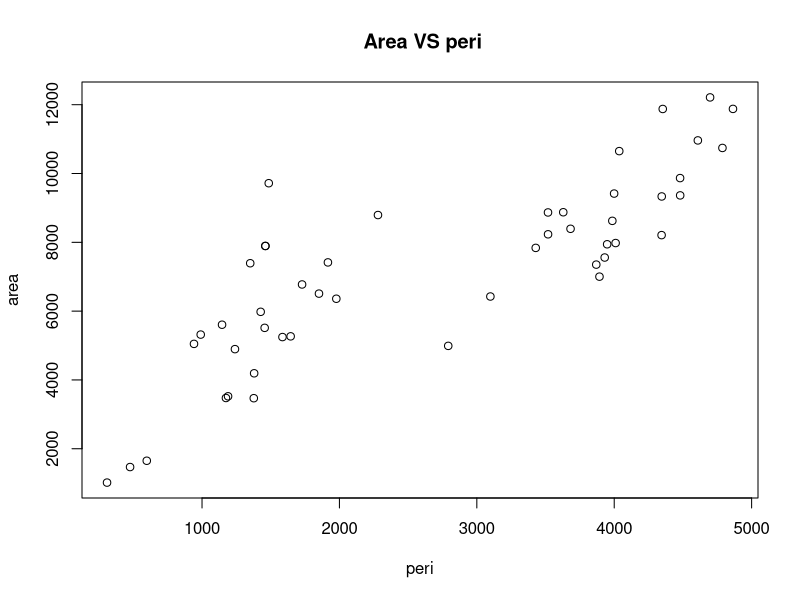
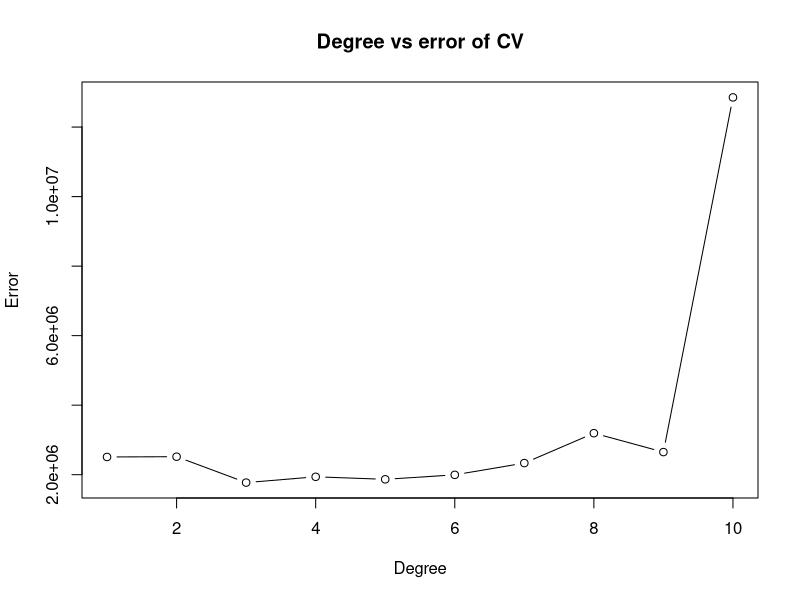
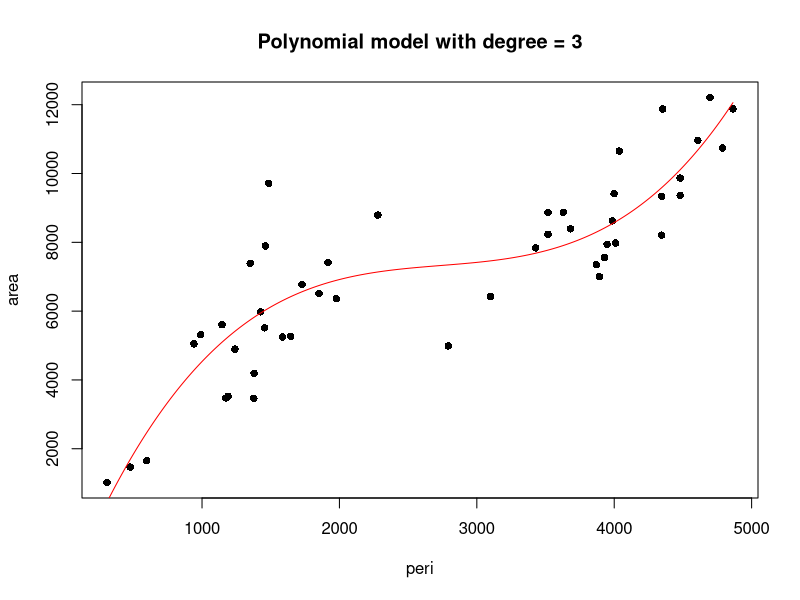
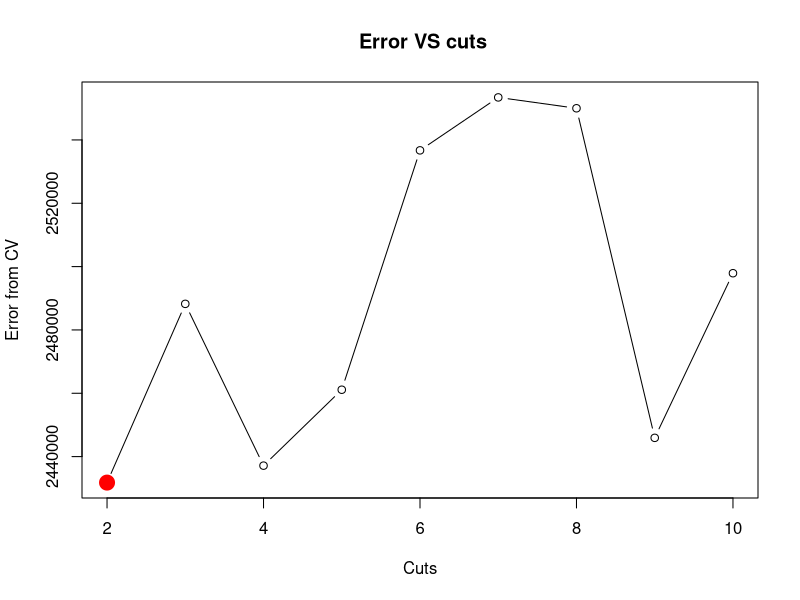
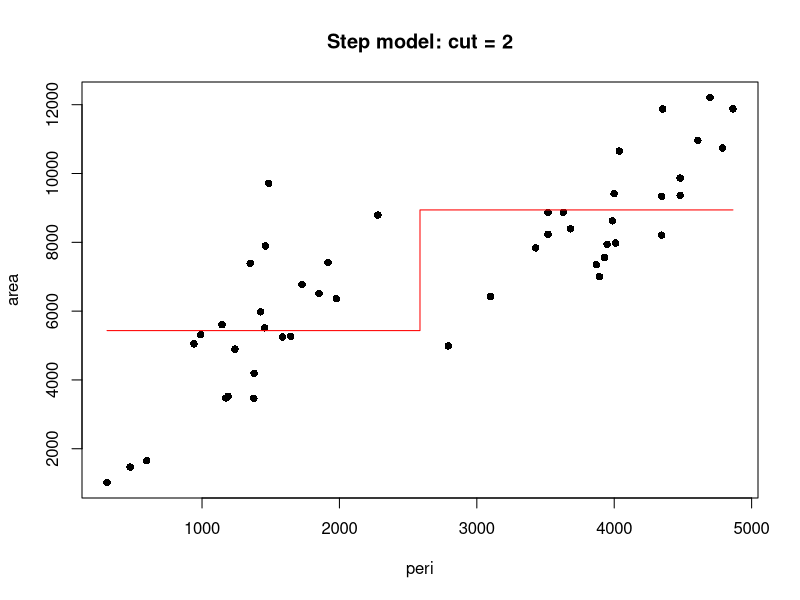
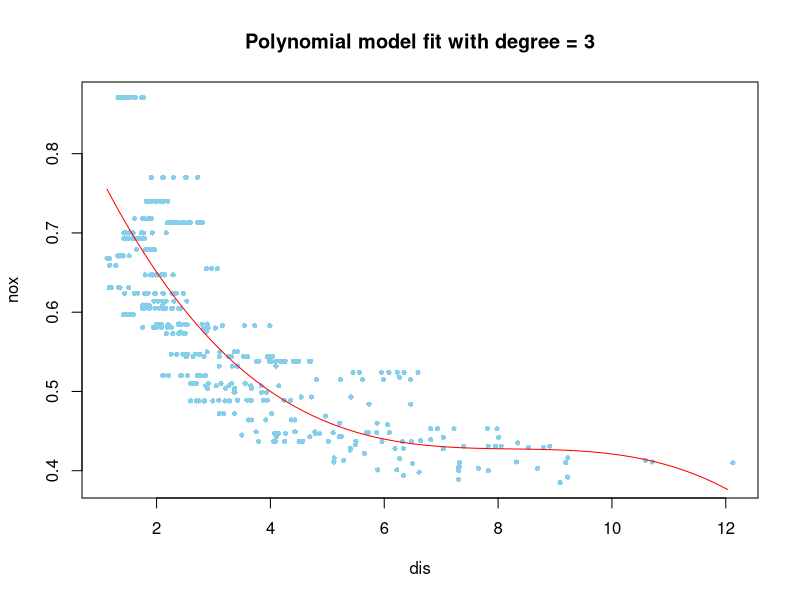
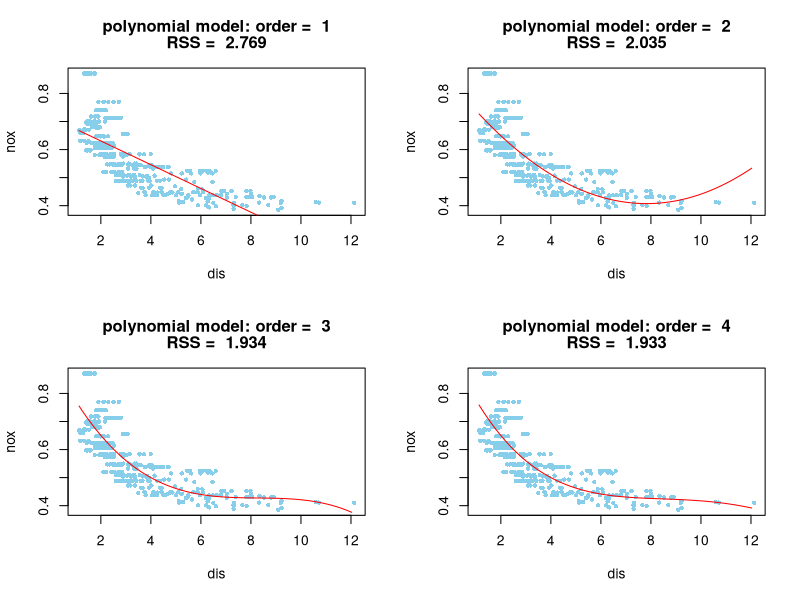
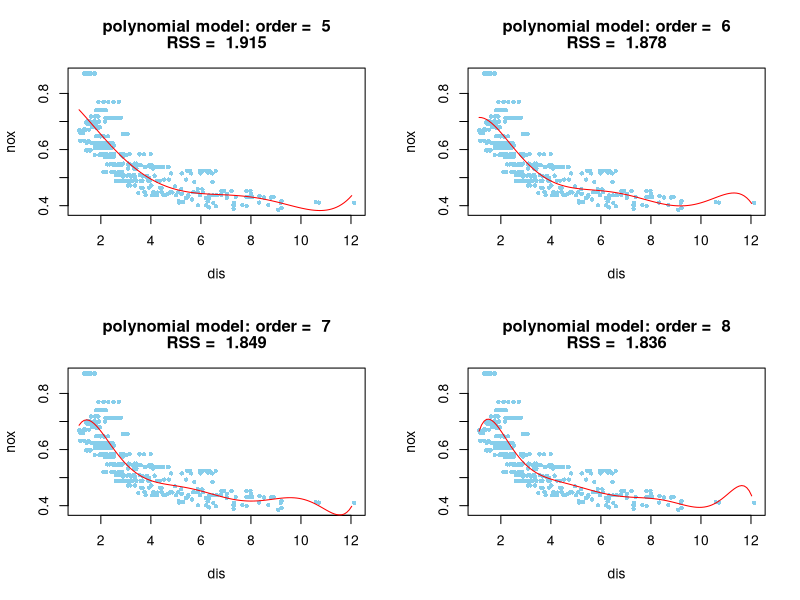

Recreate these plots in R, in order.
## ---- chunk 1
knitr::opts_chunk$set(echo = F,warning=F,message=F)
## ---- chunk 2
data(rock)
# head(rock)
# plot(rock)

plot(area ~ peri, data = rock, main= " Area VS peri")
# cv
library(boot)
set.seed(202110)
degree <- 10
cv_errors <- rep(NA,degree)
for (i in 1:degree){
  model = glm(area ~ poly(peri, i), data=rock)
  cv_errors[i] = cv.glm(rock, model, K=5)$delta[1]
}
error.tab <- na.omit(data.frame(1:degree, cv_errors))
 
plot(error.tab$X1.degree, error.tab$cv_errors, type = "b",
     main = "Degree vs error of CV", xlab = "Degree", ylab = "Error")

paste0("The optimal no of degree is ",which.min(error.tab$cv_errors))

# The no of degree with the less error is 3 therefore using 3rd degree in our polynomial

qd.mod = glm(area ~ poly(peri, 3), data = rock)
summary(qd.mod)

peri.value <- seq(min(rock$peri), max(rock$peri), 0.1)
peripredict <- predict(qd.mod,list(peri=peri.value, peri2 = poly(rock$peri, 3)))

plot(area~ peri, data = rock,main ="Polynomial model with degree = 3",  type = "p", pch=16)+
  lines(peri.value,peripredict, pch = 16, col = "red", cex = .7)


# now checking with the ANova

# f <- 10
# model.fit <- rep(NA,f)
# for (i in 1:f){
#   fit[i] = glm(peri ~ poly(area, i), data = rock)
#   
#   model.fit[i] = fit[i]
# }
# model.fit


fit_1 <- lm(peri ~ area, data = rock)
fit_2 <- lm(peri ~ poly(area, 2), data = rock)
fit_3 <- lm(peri ~ poly(area, 3), data = rock)
fit_4 <- lm(peri ~ poly(area, 4), data = rock)
fit_5 <- lm(peri ~ poly(area, 5), data = rock)
fit_6 <- lm(peri ~ poly(area, 6), data = rock)
fit_7 <- lm(peri ~ poly(area, 7), data = rock)
fit_8 <- lm(peri ~ poly(area, 8), data = rock)
fit_9 <- lm(peri ~ poly(area, 9), data = rock)
fit_10 <- lm(peri ~ poly(area, 10), data = rock)
anova(fit_1, fit_2,fit_3,fit_4,fit_5,fit_6,fit_7,fit_8,fit_9,fit_10)

# some work left to be done remember!!
# edit 1 is not polyn

## ---- chunk 3

set.seed(202110)
data(rock)
library(boot)
degre <- 10
cv.errs <- rep(NA,10)
for (i in 2:10) {
  rock$peri.cut <- cut(rock$peri, i)
  rock$peri.cut=rock$peri[,drop=TRUE]
  fit <- glm(area ~ peri.cut, data = rock)
  cv.errs[i] <- cv.glm(rock, fit, K= 10)$delta[1]
}
d.min <- which.min(cv.errs)
plot(2:10,cv.errs[-1], xlab = "Cuts", ylab = "Error from CV", type = "b", main =" Error VS cuts")+
points(d.min, cv.errs[d.min], col = 'red', cex = 2, pch = 19)


qd.mod.2 = glm(area ~ cut(peri, 2), data = rock)
summary(qd.mod.2)
peri.value.2 <- seq(min(rock$peri), max(rock$peri), 0.1)
peripredict.2 <- predict(qd.mod.2,list(peri=peri.value.2, peri2 = cut(rock$peri, 2)))
plot(area~ peri, data = rock,main ="Step model: cut = 2",  type = "p", pch=16)+
  lines(peri.value.2,peripredict.2, pch = 16, col = "red", cex = .7)



## ---- chunk 4
paste0("AIC of polynomial regression with degree=3: ",round(extractAIC(qd.mod)[2]))
paste0("AIC of Step function:  ",round(extractAIC(qd.mod.2)[2]))


## ---- chunk 5
library(MASS)
data(Boston)

lm_boston <- lm(nox~poly(dis,3),data= Boston)
summary(lm_boston)


dis.value <- seq(min(Boston$dis), max(Boston$dis), 0.1)
dispredict <- predict(lm_boston,list(dis=dis.value, peri2 = poly(Boston$dis, 3)))
plot(nox~ dis, data = Boston, main ="Polynomial model fit with degree = 3",  type = "p", pch=16,cex = 0.7, col = "skyblue")+
  lines(dis.value, dispredict, pch = 16, col = "red", cex = .7)


## ---- chunk 6

par(mfrow=c(2,2))
RSS <- {}
for (i in 1:10) {
  lm_boston <- lm(nox~poly(dis,i),data= Boston)
  RSS[i] <- (round(sum((lm_boston$residuals)^2),3))
  dis.value <- seq(min(Boston$dis), max(Boston$dis), 0.1)
  dispredict.b <- predict(lm_boston,list(dis=dis.value, peri2 = poly(Boston$dis, i)))
  plot(nox~ dis, data = Boston, main=c(paste("polynomial model: order = ",i), paste("RSS = " , (round(sum((lm_boston$residuals)^2),3)))), type = "p", pch=16,cex = 0.7, col = "skyblue")+
  lines(dis.value, dispredict.b, pch = 16, col = "red", cex = .7)
  
}

## ---- chunk 7
myrss <- data.frame(1:10, RSS)
colnames(myrss) <- c("Order", "RSS")
knitr::kable(myrss, digits = 3,
             caption = "RSS of the model with order")

plot(myrss$Order, myrss$RSS, type = "b", col = "blue", main = "RSS vs order plot", xlab = "order of polynomial models", ylab = "RSS")


# bost.min.a <- which.min(RSS)
# plot(RSS, xlab = "Degree", ylab = "error with CV", type = "b",main = "Degree vs error of CV")+
# points(bost.min.a, RSS[bost.min.a], col = 'blue', cex = 2, pch = 19)
## ---- chunk 8
set.seed(202110)
d.boston <- 10
cv_boston <- rep(NA,d.boston)
for (i in 1:d.boston){
  modelcheck = glm(nox~poly(dis,i), data=Boston)
  cv_boston[i] = cv.glm(Boston, modelcheck, K=10)$delta[1]
}
# error.tab.b <- na.omit(data.frame(1:d.boston, cv_boston))
# plot(error.tab.b$X1.d.boston, error.tab.b$cv_boston, type = "b",
#      main = "Degree vs error of CV", xlab = "Degree", ylab = "Error")
# min(error.tab.b$cv_boston)

bost.min.b <- which.min(cv_boston)
plot(cv_boston, xlab = "Degree", ylab = "error with CV", type = "b",main = "Degree vs error of CV")+
points(bost.min.b, cv_boston[bost.min.b], col = 'blue', cex = 2, pch = 19)

## ---- chunk 9
library(splines)
dis.value <- seq(min(Boston$dis), max(Boston$dis), 0.1)

# 1st part with 4 degree of freedom

model4df=lm(nox~ bs(dis,df=4), data = Boston)
summary(model4df)

dispredict.df <- predict(model4df,list(dis=dis.value, dis2 =bs(Boston$dis,df=4)))
plot(nox~ dis, data = Boston, main ="spline regression when DF = 4",  type = "p", pch=16,cex = 0.7, col = "skyblue")+
  lines(dis.value, dispredict.df, pch = 16, col = "red", cex = .7)

# second part

# n = dim(Boston)[1]
# set.seed(202110)
# num = sample(1:n, size= round(n/2))
# data.1 = Boston[num,]
# data.2 = Boston[-num,]
# 
# err.sp=rep(NA,10)
# for(i in 1:10){
#   k=quantile(Boston$dis, probs =c(1:i)/(i+1))
#   model1=lm(nox~ bs(dis,knots=k), data = data.1)
#   model2=lm(nox~ bs(dis,knots=k), data = data.2)
#   
#   pred1=predict(model1, newdata = data.2)
#   pred2=predict(model2, newdata = data.1)
#   
#   err.sp[i]=(sum((pred1-data.2$nox)^2)+sum((pred2-data.1$nox)^2))/2
#   
# }

# bost.min.sp <- which.min(err.sp)
# plot(err.sp, xlab = "Degree", ylab = "error with CV", type = "b",main = "Degree vs error of CV")+
# points(bost.min.sp, err.sp[bost.min.sp], col = 'blue', cex = 2, pch = 19)
# 

d.b <- 10
set.seed(202110)
cv_b <- rep(NA,d.b)
for (i in 1:d.b){
  k=quantile(Boston$dis, probs =c(1:i)/(i+1))
  modelck = glm(nox~bs(dis,knots=k), data=Boston)
  cv_b[i] = cv.glm(Boston, modelck, K=10)$delta[1]
}

bost.min.sp <- which.min(cv_b)
plot(cv_b, xlab = "Knots", ylab = "error with CV", type = "b",main = "Knots vs error of CV")+
points(bost.min.sp, cv_b[bost.min.sp], col = 'blue', cex = 2, pch = 19)


k=quantile(Boston$dis, probs =c(1:7)/(7+1))
model9k=lm(nox~ bs(dis,knots=k), data = Boston)
summary(model9k)



dispredict.sp <- predict(model9k,list(dis=dis.value, peri2 =bs(Boston$dis,knots=k) ))
plot(nox~ dis, data = Boston, main ="spline regression when knot = 7",  type = "p", pch=16,cex = 0.7, col = "skyblue")+
  lines(dis.value, dispredict.sp, pch = 16, col = "red", cex = .7)




## ---- chunk 10
par(mfrow=c(1,3))
sRSS <- {}
for (j in 1:13) {
  spln_boston <- lm(nox~ bs(dis,df=j), data = Boston)
  sRSS[j] <- (round(sum((spln_boston$residuals)^2),3))
  dis.value <- seq(min(Boston$dis), max(Boston$dis), 0.1)
  dispredict.spln <- predict(spln_boston,list(dis=dis.value, dis2 = bs(Boston$dis,df=j)))
  plot(nox~ dis, data = Boston, main=c(paste("Spline model: DF = ",j), paste("RSS = " , (round(sum((spln_boston$residuals)^2),3)))), type = "p", pch=16,cex = 0.7, col = "skyblue")+
  lines(dis.value, dispredict.spln, pch = 16, col = "red", cex = .7)
}

## ---- chunk 11
myrss_spline <- data.frame(1:13, sRSS)
colnames(myrss_spline) <- c("DF", "RSS")
knitr::kable(myrss_spline, digits = 3,
             caption = "RSS of the model with DF")

plot(myrss_spline$DF, myrss_spline$RSS, type = "b", col = "blue", main = "RSS vs df plot", xlab = "df of polynomial models", ylab = "RSS")

## ---- chunk 12
df.b <- 10
set.seed(202110)
cv_df <- rep(NA,df.b)
for (i in 1:df.b){
  # k=quantile(Boston$dis, probs =c(1:i)/(i+1))
  model.df = glm(nox~bs(dis,df=df.b), data=Boston)
  cv_df[i] = cv.glm(Boston, model.df, K=10)$delta[1]
}

bost.min.sp <- which.min(cv_df)
plot(cv_df, xlab = "Degree of freedom", ylab = "error with CV", type = "b",main = "Degree vs error of CV")+
points(bost.min.sp, cv_df[bost.min.sp], col = 'blue', cex = 2, pch = 19)

## ---- chunk 13
# Source

# http://www.science.smith.edu/~jcrouser/SDS293/labs/lab12-r.html
# https://www.statology.org/quadratic-regression-r/
# http://www.science.smith.edu/~jcrouser/SDS293/labs/lab7-r.html
# https://www.datamentor.io/r-programming/plot-function/
# https://www.theanalysisfactor.com/r-tutorial-4/
# https://www.youtube.com/watch?v=EWs1Ordh8nI
# https://www.nceas.ucsb.edu/sites/default/files/2020-04/colorPaletteCheatsheet.pdf
# https://github.com/darraghdog/STATS216-2015-Homework/blob/master/HW3/STATS216%20Homework%203%20Version%203.Rmd
# https://medium.com/analytics-vidhya/spline-regression-in-r-960ca82aa62c
# https://stat.ethz.ch/R-manual/R-devel/library/stats/html/extractAIC.html


